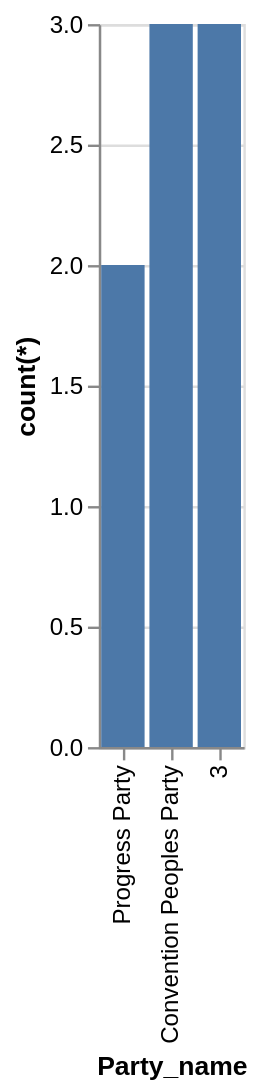

Vega-Lite specification for this chart:
### Vega-Lite specification from a JSON file in a GitHub repository (floating-point values rounded to 4 significant figures)
{"data": {"values": [{"x_data": "Progress Party", "y_data": 2}, {"x_data": "Convention Peoples Party", "y_data": 3}, {"x_data": "3", "y_data": 3}]}, "mark": "bar", "encoding": {"x": {"field": "x_data", "type": "nominal", "title": "Party_name", "sort": "descending"}, "y": {"field": "y_data", "type": "quantitative", "title": "count(*)"}}}
